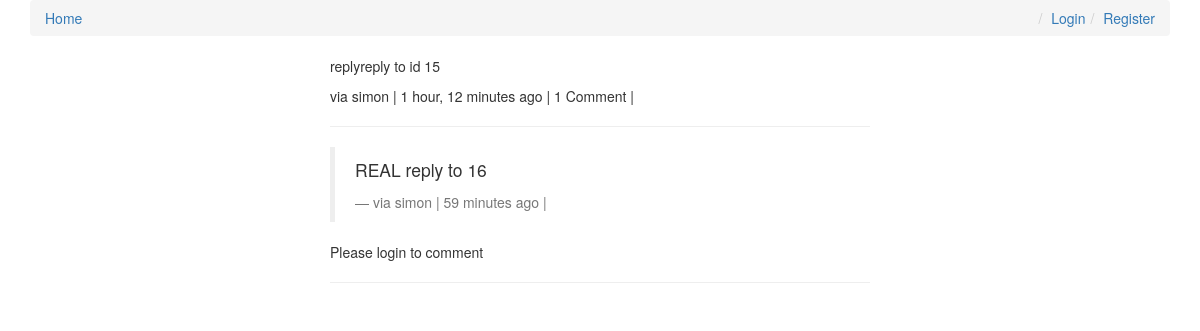
Page /comments/16/ on the committed database.
### comments/models.py (models this page shows, shortened)
class Comment(models.Model):
    user = models.ForeignKey(settings.AUTH_USER_MODEL, default=1)
    content_type = models.ForeignKey(ContentType, on_delete=models.CASCADE)
    object_id = models.PositiveIntegerField()
    content_object = GenericForeignKey('content_type', 'object_id')
    parent = models.ForeignKey("self", null=True, blank=True)
    content         = models.TextField()
    timestamp       = models.DateTimeField(auto_now_add=True)
    objects = CommentManager()
    class Meta:
        ordering = ['-timestamp']
    def children(self):
        return Comment.objects.filter(parent=self)
    @property
    def is_parent(self):
        if self.parent is not None:
            return False
        return True

### comments/views.py (the view, shortened to what this page needs)
# urls.py: url(r'^(?P<id>\d+)/$', comment_thread, name='thread'),
def comment_thread(request, id):
    try:
        obj = Comment.objects.get(id=id)
    except:
        raise Http404
    if not obj.is_parent:
        obj = obj.parent
    content_object = obj.content_object #samesame: the Post that the comment is on
    content_id = obj.content_object.id
    initial_data = {
        "content_type": obj.content_type,
        "object_id": obj.object_id
    }
    form = CommentForm(request.POST or None, initial=initial_data)
    print(dir(form))
    print(form.errors)
    context = {
        'comment': obj,
        'form': form,
    }
    return render(request, "comment_thread.html", context)

### templates/comment_thread.html (shortened to what this page needs)
{% extends "base.html" %}
{% load urlify %}
{% load crispy_forms_tags %}
{% block content %}
<div class='col-sm-6 col-sm-offset-3'>
        <p>{{ comment.content }}</p>
        <footer>via {{comment.user}} | {{comment.timestamp|timesince}} ago | {% if comment.children.count > 0 %} {{comment.children.count}} Comment | {% endif %} </footer>
<hr>
        <div>
            {% for child_comment in comment.children %}
                <blockquote>
                    <p>{{ child_comment.content }}</p>
                    <footer>via {{child_comment.user}} | {{child_comment.timestamp|timesince}} ago | {% if request.user == child_comment.user %}<a href='{{ child_comment.get_delete_url }}'>Delete</a>{% endif %}</footer>
                </blockquote>
            {% endfor %}
        </div>
        {% if request.user.is_authenticated %}
        <form method="POST" action="."> {% csrf_token %}
            {{ form|crispy }}
            <input type="hidden" name="parent_id" value="{{ comment.id }}">
            <input type='submit' value='Reply' class='btn btn-default'>
        </form>
        {% else %}
        <p>Please login to comment</p>
        {% endif %}
    <hr>
</div>
{% endblock content %}

### rows in the picture
Comment: content "replyreply to id 15", user "simon", timestamp "1 hour, 12 minutes", children.count "1"
Comment: content "REAL reply to 16", user "simon", timestamp "59 minutes"
